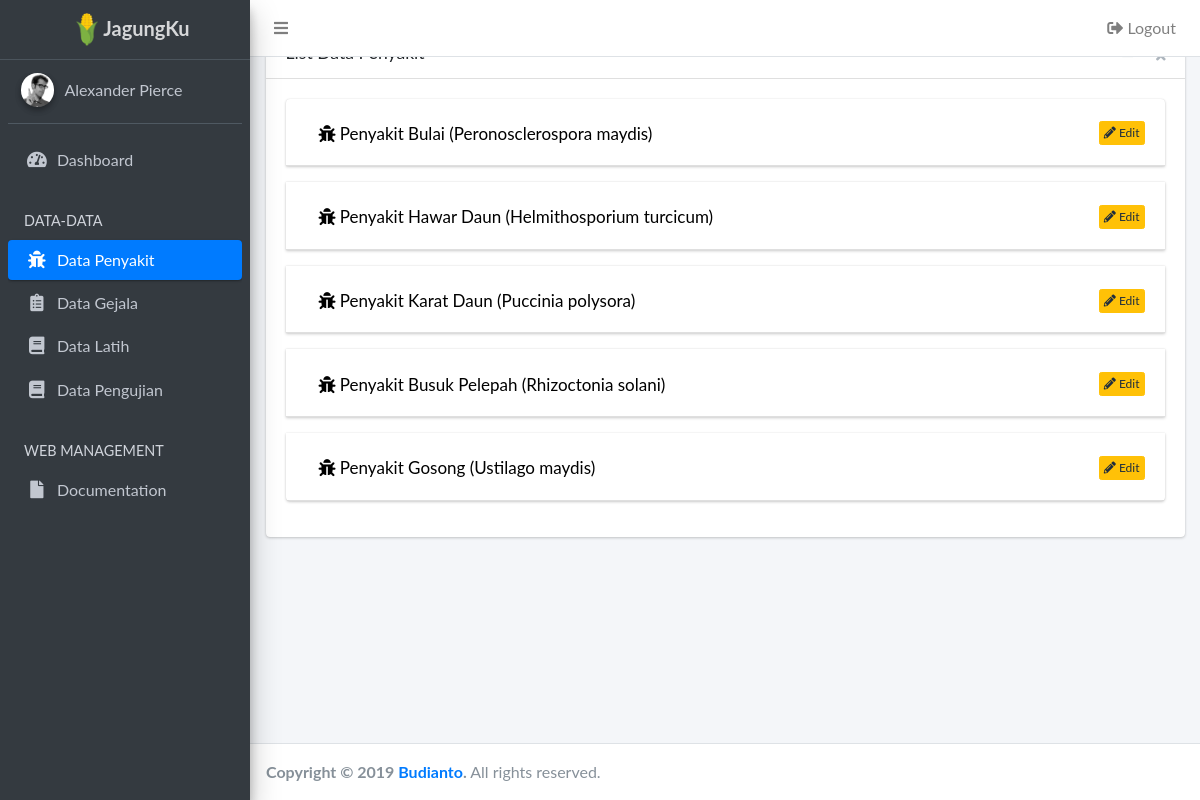
/index.php/admin/penyakit, run on the app's committed database.
### tables this page shows
CREATE TABLE `tb_penyakit` (
  `kode_penyakit` varchar(20) NOT NULL,
  `nama_penyakit` varchar(128) NOT NULL,
  `nama_latin` varchar(128) NOT NULL,
  `deskripsi` text NOT NULL,
  `epidemiologi` text NOT NULL,
  `pengendalian` text NOT NULL,
  `siklus` text NOT NULL,
  `kerugian` text NOT NULL,
  `gambar` varchar(128) NOT NULL
);

### application/controllers/admin/Penyakit.php (called while the page is built, shortened)
<?php
class Penyakit extends CI_Controller {
	public function __construct()
	{
		$this->load->model('M_penyakit');
	}
	public function index()
	{
		$data['title'] = "Data Penyakit";
		$data['penyakit'] = $this->M_penyakit->getAllData();
        $this->load->view('templates/admin/header', $data);
        $this->load->view('pages/admin/datapenyakit', $data);
        $this->load->view('templates/admin/footer');
	}
}

### index.php (called while the page is built, shortened)
<?php
require_once BASEPATH.'core/CodeIgniter.php';

### application/models/M_penyakit.php (called while the page is built, shortened)
<?php
class M_penyakit extends CI_Model {
	public function getAllData()
	{
		return $this->db->get('tb_penyakit')->result_array();
	}
}

### application/views/pages/admin/datapenyakit.php (the view, shortened to what this page needs)
<div class="content-wrapper">
  <div class="content-header">
    <div class="container-fluid">
      <div class="row mb-2">
        <div class="col-sm-6">
          <h1 class="m-0 text-dark"><?= $title;?></h1>
        </div>
        <div class="col-sm-6">
          <ol class="breadcrumb float-sm-right">
            <li class="breadcrumb-item active"><a href="<?= base_url('dashboard');?>"><?= $title;?></a></li>
          </ol>
        </div>
      </div>
    </div>
  </div>
  <section class="content">
    <div class="container-fluid">
      <div class="row">
        <div class="col-md-12">
          <div class="card">
            <div class="card-header">
              <h3 class="card-title">List Data Penyakit</h3>
              <div class="card-tools">
                <button type="button" class="btn btn-tool" data-card-widget="collapse">
                </button>
                <button type="button" class="btn btn-tool" data-card-widget="remove">
                </button>
              </div>
            </div>
            <div class="card-body">
            	<div class="accordion" id="accordionExample">
            	<?php $col=1;?>
            	<?php foreach($penyakit as $p):?>
		  <div class="card">
		    <div class="card-header" id="heading<?= $col;?>">
		      <h2 class="mb-0">
		        <button class="btn btn-link title-accordion" type="button" data-toggle="collapse" data-target="#collapse<?= $col;?>" aria-expanded="true" aria-controls="collapse<?= $col;?>">
		          <span class="fas fa-bug"></span> Penyakit <?= $p['nama_penyakit'];?> (<?= $p['nama_latin'];?>)
		        </button>
			      <div class="float-right">
			      	<a href="#" class="btn btn-warning btn-xs"><span class="fas fa-pencil-alt"></span> Edit</a>
			      </div>
		      </h2>
		    </div>
		  </div>
		  <?php $col++;?>
		  <?php endforeach;?>
		</div>
            </div>
          </div>
        </div>
      </div>
    </div>
  </section>
</div>

### assets/css/style.css (style rules this page uses)
.title-accordion { color: #000 !important; font-size: 17px; }
.content { margin-top: -100px; }

### data on the page
tb_penyakit: nama_penyakit "Bulai", nama_latin "Peronosclerospora maydis"
tb_penyakit: nama_penyakit "Hawar Daun", nama_latin "Helmithosporium turcicum"
tb_penyakit: nama_penyakit "Karat Daun", nama_latin "Puccinia polysora"
tb_penyakit: nama_penyakit "Busuk Pelepah", nama_latin "Rhizoctonia solani"
tb_penyakit: nama_penyakit "Gosong", nama_latin "Ustilago maydis"
